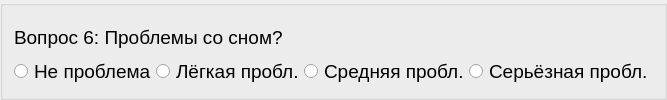
          <widget class="QGroupBox" name="block4_item06">
           <layout class="QVBoxLayout" name="verticalLayout_65">
            <property name="spacing">
             <number>0</number>
            </property>
            <item>
             <widget class="QLabel" name="label_72">
              <property name="font">
               <font>
                <pointsize>14</pointsize>
               </font>
              </property>
              <property name="text">
               <string>Вопрос 6: Проблемы со сном?</string>
              </property>
              <property name="alignment">
               <set>Qt::AlignLeading|Qt::AlignLeft|Qt::AlignVCenter</set>
              </property>
              <property name="wordWrap">
               <bool>true</bool>
              </property>
             </widget>
            </item>
            <item>
             <layout class="QHBoxLayout" name="_65">
              <property name="spacing">
               <number>0</number>
              </property>
              <item>
               <widget class="QRadioButton" name="radioButton_202">
                <property name="font">
                 <font>
                  <pointsize>14</pointsize>
                 </font>
                </property>
                <property name="text">
                 <string>Не проблема</string>
                </property>
               </widget>
              </item>
              <item>
               <widget class="QRadioButton" name="radioButton_203">
                <property name="font">
                 <font>
                  <pointsize>14</pointsize>
                 </font>
                </property>
                <property name="text">
                 <string>Лёгкая пробл.</string>
                </property>
               </widget>
              </item>
              <item>
               <widget class="QRadioButton" name="radioButton_204">
                <property name="font">
                 <font>
                  <pointsize>14</pointsize>
                 </font>
                </property>
                <property name="text">
                 <string>Средняя пробл.</string>
                </property>
               </widget>
              </item>
              <item>
               <widget class="QRadioButton" name="radioButton_205">
                <property name="font">
                 <font>
                  <pointsize>14</pointsize>
                 </font>
                </property>
                <property name="text">
                 <string>Серьёзная пробл.</string>
                </property>
               </widget>
              </item>
             </layout>
            </item>
           </layout>
          </widget>
